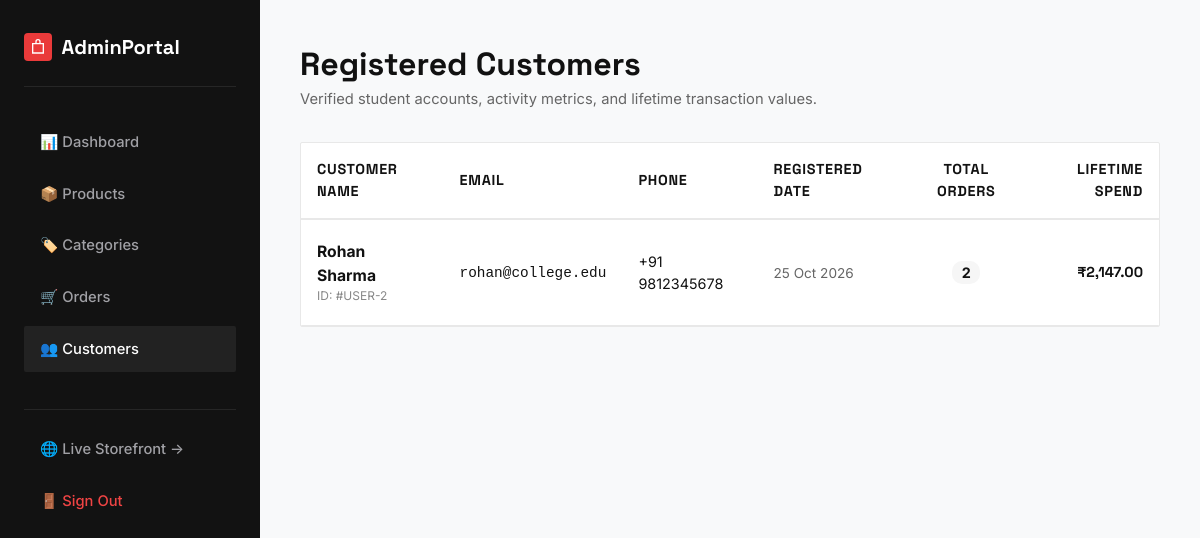
The page /admin/customers.php (signed in) on the database its author committed.
### tables this page shows
CREATE TABLE `users` (
  `id` INT AUTO_INCREMENT PRIMARY KEY,
  `name` VARCHAR(100) NOT NULL,
  `email` VARCHAR(150) NOT NULL UNIQUE,
  `phone` VARCHAR(20) NOT NULL,
  `password_hash` VARCHAR(255) NOT NULL,
  `role` ENUM('customer', 'admin') NOT NULL DEFAULT 'customer',
  `created_at` TIMESTAMP NOT NULL DEFAULT CURRENT_TIMESTAMP,
  INDEX `idx_users_email` (`email`),
  INDEX `idx_users_role` (`role`)
);

### includes/functions.php (called while the page is built, shortened)
<?php
function sanitize(?string $value): string
{
    return htmlspecialchars(trim((string)$value), ENT_QUOTES, 'UTF-8');
}
function format_price(float $amount): string
{
    return '₹' . number_format($amount, 2, '.', ',');
}

### admin/customers.php (the view, shortened to what this page needs)
<?php
require_once __DIR__ . '/../includes/functions.php';
$pdo = get_db_connection();
$customers = $pdo->query("
    SELECT
        u.id, u.name, u.email, u.phone, u.role, u.created_at,
        COUNT(o.id) AS total_orders,
        COALESCE(SUM(o.total_amount), 0) AS total_spent
    FROM users u
    LEFT JOIN orders o ON u.id = o.user_id AND o.status != 'Cancelled'
    WHERE u.role = 'customer'
    GROUP BY u.id
    ORDER BY u.id DESC
")->fetchAll();
?>
<!DOCTYPE html>
<html lang="en">
<head>
    <link rel="stylesheet" href="../assets/css/style.css">
</head>
<body style="background:#f8f9fa;">
<div class="admin-shell">
    <aside class="admin-sidebar">
        <div style="display:flex; align-items:center; gap:0.6rem; padding-bottom:1.5rem; border-bottom:1px solid #262626;">
            <span class="logo-icon" style="background:var(--accent-red); width:28px; height:28px;">
                <svg viewBox="0 0 24 24" style="width:16px;height:16px;"><path d="M16 6V4a4 4 0 0 0-8 0v2H3v16h18V6h-5zm-6-2a2 2 0 0 1 4 0v2h-4V4zm9 16H5V8h14v12z"/></svg>
            </span>
            <span style="font-family:var(--font-display); font-size:1.25rem; font-weight:700;">AdminPortal</span>
        </div>
        <ul class="admin-nav">
            <li><a href="index.php">📊 Dashboard</a></li>
            <li><a href="products.php">📦 Products</a></li>
            <li><a href="categories.php">🏷️ Categories</a></li>
            <li><a href="orders.php">🛒 Orders</a></li>
            <li><a href="customers.php" class="active">👥 Customers</a></li>
            <li style="margin-top:2rem; border-top:1px solid #262626; padding-top:1rem;">
                <a href="../shop.php" target="_blank">🌐 Live Storefront &rarr;</a>
            </li>
            <li><a href="../logout.php" style="color:#ef4444;">🚪 Sign Out</a></li>
        </ul>
    </aside>
    <main class="admin-main">
        <header style="margin-bottom:2rem;">
            <h1 style="font-family:var(--font-display); font-size:2rem; font-weight:700; color:#111;">Registered Customers</h1>
            <p style="color:#666; font-size:0.92rem;">Verified student accounts, activity metrics, and lifetime transaction values.</p>
        </header>
        <div style="background:#fff; border:1px solid var(--border-light); border-radius:var(--radius-sm); overflow:hidden;">
            <table class="cart-table" style="font-size:0.9rem;">
                <thead>
                    <tr>
                        <th>Customer Name</th>
                        <th>Email</th>
                        <th>Phone</th>
                        <th>Registered Date</th>
                        <th style="text-align:center;">Total Orders</th>
                        <th style="text-align:right;">Lifetime Spend</th>
                    </tr>
                </thead>
                <tbody>
                    <?php if (!empty($customers)): ?>
                        <?php foreach ($customers as $c): ?>
                            <tr>
                                <td>
                                    <strong style="color:#111; font-size:0.98rem;"><?= sanitize($c['name']) ?></strong>
                                    <div style="font-size:0.75rem; color:#888;">ID: #USER-<?= $c['id'] ?></div>
                                </td>
                                <td>
                                    <code><?= sanitize($c['email']) ?></code>
                                </td>
                                <td>
                                    <?= sanitize($c['phone']) ?>
                                </td>
                                <td style="color:#666; font-size:0.85rem;">
                                    <?= date('d M Y', strtotime($c['created_at'])) ?>
                                </td>
                                <td style="text-align:center;">
                                    <span style="font-weight:700; background:var(--bg-subtle); padding:0.2rem 0.6rem; border-radius:10px;">
                                        <?= (int)$c['total_orders'] ?>
                                    </span>
                                </td>
                                <td style="text-align:right; font-family:var(--font-display); font-weight:700; color:#111;">
                                    <?= format_price((float)$c['total_spent']) ?>
                                </td>
                            </tr>
                        <?php endforeach; ?>
                    <?php endif; ?>
                </tbody>
            </table>
        </div>
    </main>
</div>
</body>
</html>

### assets/css/style.css (style rules this page uses)
:root { --bg-main: #ffffff; --bg-subtle: #f6f6f6; --bg-surface: #f4f4f5; --bg-dark: #121212; --bg-dark-card: #1c1c1e; --text-main: #121212; --text-muted: #666666; --text-light: #999999; --text-inverse: #ffffff; --accent-red: #ea3a3a; --accent-red-hover: #d32f2f; --accent-red-subtle: #fee2e2; --border-light: #e8e8e8; --border-dark: #2c2c2e; --star-color: #f59e0b; --status-pending: #f59e0b; --status-processing: #3b82f6; --status-shipped: #8b5cf6; --status-delivered: #10b981; --status-cancelled: #ef4444; --font-display: 'Space Grotesk', -apple-system, BlinkMacSystemFont, "Segoe UI", Roboto, sans-serif; --font-body: 'Inter', -apple-system, BlinkMacSystemFont, "Segoe UI", Roboto, sans-serif; --container-max: 1240px; --radius-sm: 2px; --radius-md: 4px; --radius-lg: 8px; --transition: all 0.2s cubic-bezier(0.16, 1, 0.3, 1); }
*, *::before, *::after { box-sizing: border-box; margin: 0; padding: 0; }
html { font-size: 16px; scroll-behavior: smooth; -webkit-font-smoothing: antialiased; }
body { font-family: var(--font-body); color: var(--text-main); background-color: var(--bg-main); line-height: 1.5; min-height: 100vh; display: flex; flex-direction: column; }
a { color: inherit; text-decoration: none; transition: var(--transition); }
.logo-icon { width: 32px; height: 32px; display: flex; align-items: center; justify-content: center; background: #111; color: #fff; border-radius: 4px; }
.logo-icon svg { width: 20px; height: 20px; fill: currentColor; }
.cart-table { width: 100%; border-collapse: collapse; }
.cart-table th { text-align: left; padding: 1rem; border-bottom: 2px solid var(--border-light); font-family: var(--font-display); font-size: 0.9rem; text-transform: uppercase; letter-spacing: 0.05em; }
.cart-table td { padding: 1.25rem 1rem; border-bottom: 1px solid var(--border-light); vertical-align: middle; }
.admin-shell { display: grid; grid-template-columns: 260px 1fr; min-height: 100vh; }
.admin-sidebar { background: var(--bg-dark); color: #ffffff; padding: 2rem 1.5rem; display: flex; flex-direction: column; }
.admin-nav { margin-top: 2rem; display: flex; flex-direction: column; gap: 0.35rem; list-style: none; }
.admin-nav a { display: flex; align-items: center; gap: 0.75rem; padding: 0.75rem 1rem; border-radius: var(--radius-sm); color: #a0a0a5; font-size: 0.92rem; font-weight: 500; }
.admin-nav a:hover, .admin-nav a.active { background: #222; color: #fff; }
.admin-main { background: #f8f9fa; padding: 2.5rem; }

### rows shown on the page
users: name "Rohan Sharma", id "2", email "rohan@college.edu", phone "+91 9812345678", created_at "25 Oct 2026", total_orders "2", total_spent "₹2,147.00"
